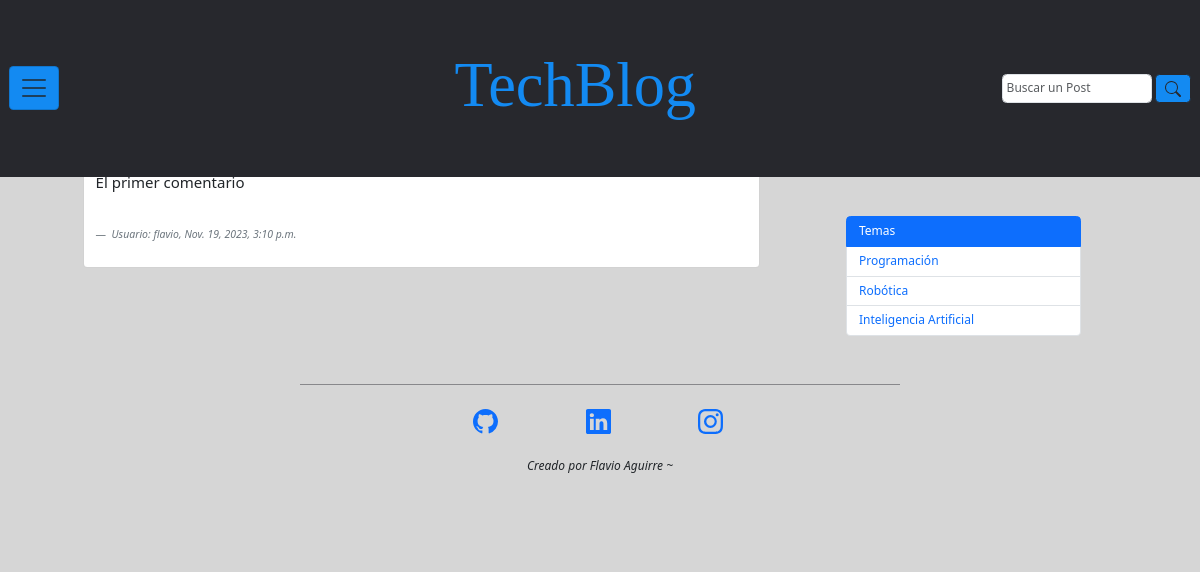
Page /foro/discusion/ on the committed database.
### foro/models.py (models this page shows, shortened)
class Foro(models.Model):
    comentario = models.CharField(max_length=200)
    usuario = models.ForeignKey(User, on_delete=models.CASCADE)
    fecha_comentario = models.DateTimeField(auto_now_add=True)

### foro/views.py (the view)
# urls.py: path('discusion/', views.ListadoComentarios.as_view(), name='foro_discusion'),
class ListadoComentarios(ListView):
    model = Foro
    context_object_name = 'foro'
    template_name = "foro/foro_discusion.html"

### foro/templates/foro/foro_discusion.html (shortened to what this page needs)
{% extends 'base.html' %}
{% block main %}
  <main class="contanier contenedor-main d-f">
    <section class="row contenedor-section p-20 col-md-9">
      {% for comentario in foro %}
        <article class="conteiner-article">
          <div class="card mb-3" style="max-width: 90%;">
            <div class="col-md-8">
              <div class="card-body">
                <figure class="figure_container mt-4">
                  <blockquote class="blockquote">
                    <p class="">{{ comentario.comentario }}</p>
                  </blockquote>
                  <figcaption class="blockquote-footer mt-5">
                    <cite title="Source Title">Usuario: {{ comentario.usuario }}, {{ comentario.fecha_comentario }}</cite>
                  </figcaption>
                </figure>
              </div>
            </div>
          </div>
        </article>
      {% endfor %}
    </section>
    <aside class="container container-aside">
        <ul class="row list-group">
            <li class="list-group-item active col-md-10" aria-current="true">Temas</li>
            <li class="list-group-item col-md-10"><a href="#" name="Programación">Programación</a></li>
            <li class="list-group-item col-md-10"><a href="#" name="Robótica">Robótica</a></li>
            <li class="list-group-item col-md-10"><a href="#" name="Matemáticas">Inteligencia Artificial</a></li>
        </ul>
    </aside>
  </main>
{% endblock main %}

### inicio_blog/static/css/styles.css (style rules this page uses)
:root { --primary: #138af2; --secondary: #27282D; --alternative: #27282d72; --bg-color-grey: #cccc; --spacing-xxlarge: 12.5em; --spacing-xlarge: 10em; --spacing-large: 7em; --spacing-medium: 2.4em; --spacing-small: 2em; --spacing-xsmall: 1.2em; --spacing-xxsmall: .3em; --font-principal: Roboto; --font-title: 'Playfair Display', serif; --text-xlarge: 5.2rem; --text-large: 3.2rem; --text-medium: 2.5rem; --text-base: 2rem; --text-small: 1.7rem; --text-xsmall: 1.3rem; }
*::after, *::before, * { margin: 0; padding: 0; box-sizing: border-box; vertical-align: baseline; }
html { scroll-behavior: smooth; font-size: 75%; }
body { min-height: 100vh; background: #cccc; font-size: 100%; line-height: 1.4em; }
a { text-decoration: none; font-style: inherit; }
.contenedor-main { margin-top: var(--spacing-large); padding: 4% 6%; display: flex; }
.contenedor-section { padding: 1%; }
.list-group { margin-top: 7rem; }
.container-aside { margin-top: 0; display: flex; flex-direction: column; gap: var(--spacing-xxsmall); }

### rows in the picture
Foro: comentario "El primer comentario", usuario "flavio", fecha_comentario "Nov. 19, 2023, 3:10 p.m."
